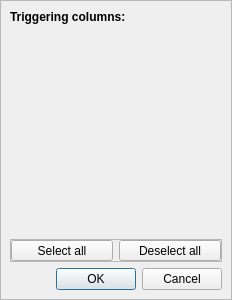
<?xml version="1.0" encoding="UTF-8"?>
<ui version="4.0">
 <class>TriggerColumnsDialog</class>
 <widget class="QDialog" name="TriggerColumnsDialog">
  <property name="geometry">
   <rect>
    <x>0</x>
    <y>0</y>
    <width>232</width>
    <height>300</height>
   </rect>
  </property>
  <property name="windowTitle">
   <string>Trigger columns</string>
  </property>
  <layout class="QVBoxLayout" name="verticalLayout">
   <property name="leftMargin">
    <number>0</number>
   </property>
   <property name="topMargin">
    <number>0</number>
   </property>
   <property name="rightMargin">
    <number>0</number>
   </property>
   <property name="bottomMargin">
    <number>0</number>
   </property>
   <item>
    <widget class="QFrame" name="frame">
     <property name="frameShape">
      <enum>QFrame::StyledPanel</enum>
     </property>
     <property name="frameShadow">
      <enum>QFrame::Raised</enum>
     </property>
     <layout class="QVBoxLayout" name="verticalLayout_3">
      <item>
       <widget class="QLabel" name="label">
        <property name="font">
         <font>
          <weight>75</weight>
          <bold>true</bold>
         </font>
        </property>
        <property name="text">
         <string>Triggering columns:</string>
        </property>
       </widget>
      </item>
      <item>
       <widget class="QScrollArea" name="scrollArea">
        <property name="frameShape">
         <enum>QFrame::NoFrame</enum>
        </property>
        <property name="widgetResizable">
         <bool>true</bool>
        </property>
        <widget class="QWidget" name="mainWidget">
         <property name="geometry">
          <rect>
           <x>0</x>
           <y>0</y>
           <width>212</width>
           <height>205</height>
          </rect>
         </property>
         <layout class="QVBoxLayout" name="verticalLayout_2">
          <property name="leftMargin">
           <number>0</number>
          </property>
          <property name="topMargin">
           <number>0</number>
          </property>
          <property name="rightMargin">
           <number>0</number>
          </property>
          <property name="bottomMargin">
           <number>0</number>
          </property>
         </layout>
        </widget>
       </widget>
      </item>
      <item>
       <widget class="QFrame" name="selectionButtons">
        <property name="frameShape">
         <enum>QFrame::StyledPanel</enum>
        </property>
        <property name="frameShadow">
         <enum>QFrame::Raised</enum>
        </property>
        <layout class="QHBoxLayout" name="horizontalLayout">
         <property name="leftMargin">
          <number>0</number>
         </property>
         <property name="topMargin">
          <number>0</number>
         </property>
         <property name="rightMargin">
          <number>0</number>
         </property>
         <property name="bottomMargin">
          <number>0</number>
         </property>
         <item>
          <widget class="QToolButton" name="selectAllBtn">
           <property name="sizePolicy">
            <sizepolicy hsizetype="Expanding" vsizetype="Fixed">
             <horstretch>0</horstretch>
             <verstretch>0</verstretch>
            </sizepolicy>
           </property>
           <property name="text">
            <string>Select all</string>
           </property>
          </widget>
         </item>
         <item>
          <widget class="QToolButton" name="deselectAllBtn">
           <property name="sizePolicy">
            <sizepolicy hsizetype="Expanding" vsizetype="Fixed">
             <horstretch>0</horstretch>
             <verstretch>0</verstretch>
            </sizepolicy>
           </property>
           <property name="text">
            <string>Deselect all</string>
           </property>
          </widget>
         </item>
        </layout>
       </widget>
      </item>
      <item>
       <widget class="QDialogButtonBox" name="buttonBox">
        <property name="orientation">
         <enum>Qt::Horizontal</enum>
        </property>
        <property name="standardButtons">
         <set>QDialogButtonBox::Cancel|QDialogButtonBox::Ok</set>
        </property>
       </widget>
      </item>
     </layout>
    </widget>
   </item>
  </layout>
 </widget>
 <resources/>
 <connections>
  <connection>
   <sender>buttonBox</sender>
   <signal>accepted()</signal>
   <receiver>TriggerColumnsDialog</receiver>
   <slot>accept()</slot>
   <hints>
    <hint type="sourcelabel">
     <x>248</x>
     <y>254</y>
    </hint>
    <hint type="destinationlabel">
     <x>157</x>
     <y>274</y>
    </hint>
   </hints>
  </connection>
  <connection>
   <sender>buttonBox</sender>
   <signal>rejected()</signal>
   <receiver>TriggerColumnsDialog</receiver>
   <slot>reject()</slot>
   <hints>
    <hint type="sourcelabel">
     <x>316</x>
     <y>260</y>
    </hint>
    <hint type="destinationlabel">
     <x>286</x>
     <y>274</y>
    </hint>
   </hints>
  </connection>
 </connections>
</ui>
